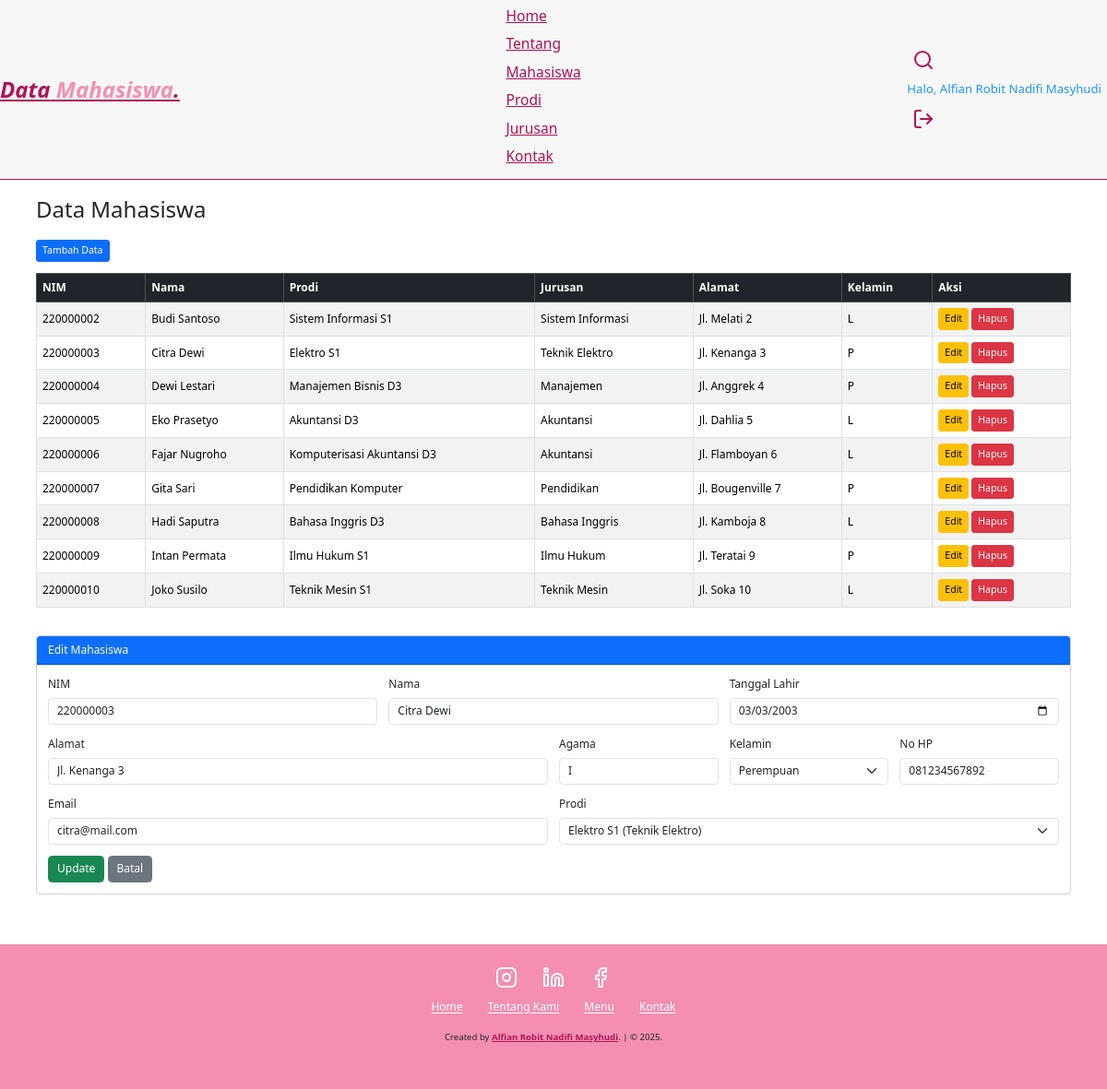
Page /mahasiswa.php?edit=220000003 (signed in) on the committed database.
### tables this page shows
CREATE TABLE `akademik_mahasiswa` (
  `nim` varchar(9) NOT NULL,
  `nama` varchar(50) DEFAULT NULL,
  `tgl_lahir` date DEFAULT NULL,
  `alamat` varchar(150) DEFAULT NULL,
  `agama` varchar(1) DEFAULT NULL,
  `kelamin` varchar(1) DEFAULT NULL,
  `no_hp` varchar(15) DEFAULT NULL,
  `email` varchar(100) DEFAULT NULL,
  `id_prodi` int(2) DEFAULT NULL
);

CREATE TABLE `akademik_prodi` (
  `id_prodi` int(2) NOT NULL,
  `nama_prodi` varchar(40) NOT NULL,
  `id_jurusan` int(2) DEFAULT NULL
);

CREATE TABLE `akademik_jurusan` (
  `id_jurusan` int(2) NOT NULL,
  `nama_jurusan` varchar(100) NOT NULL
);

### mahasiswa.php (the view, shortened to what this page needs)
<?php
include "db.php";
$edit_data = null;
if (isset($_GET['edit'])) {
    $nim = $_GET['edit'];
    $res = $conn->query("SELECT * FROM akademik_mahasiswa WHERE nim='$nim'");
    $edit_data = $res->fetch_assoc();
}
$prodi = $conn->query("SELECT p.id_prodi, p.nama_prodi, j.nama_jurusan FROM akademik_prodi p JOIN akademik_jurusan j ON p.id_jurusan=j.id_jurusan");
$sql = "SELECT m.*, p.nama_prodi, j.nama_jurusan FROM akademik_mahasiswa m
        JOIN akademik_prodi p ON m.id_prodi=p.id_prodi
        JOIN akademik_jurusan j ON p.id_jurusan=j.id_jurusan";
$mahasiswa = $conn->query($sql);
?>
<!DOCTYPE html>
<html lang="en">
<head>
    <link rel="stylesheet" href="style.css">
    <link href="https://cdn.jsdelivr.net/npm/bootstrap@5.3.3/dist/css/bootstrap.min.css" rel="stylesheet">
</head>
<body>
<nav class="navbar">
    <a href="index.php" class="navbar-logo">Data<span> Mahasiswa</span>.</a>
    <div class="navbar-nav">
        <a href="index.php#home">Home</a>
        <a href="index.php#about">Tentang</a>
        <a href="mahasiswa.php">Mahasiswa</a>
        <a href="prodi.php">Prodi</a>
        <a href="jurusan.php">Jurusan</a>
        <a href="index.php#contact">Kontak</a>
    </div>
    <div class="navbar-extra">
        <a href="#" id="Search"><i data-feather="search"></i></a>
        <?php if (isset($_SESSION['userid'])): ?>
            <span class="user-greeting">Halo, <?php echo htmlspecialchars($_SESSION['nama']); ?></span>
            <a href="logout.php" id="logout"><i data-feather="log-out"></i></a>
        <?php endif; ?>
    </div>
</nav>
<div class="container py-4">
    <h2 class="mb-4">Data Mahasiswa</h2>
    <div class="mb-3">
        <a href="mahasiswa.php" class="btn btn-primary btn-sm">Tambah Data</a>
    </div>
    <div class="table-responsive">
    <table class="table table-bordered table-striped align-middle">
        <thead class="table-dark">
            <tr>
                <th>NIM</th><th>Nama</th><th>Prodi</th><th>Jurusan</th><th>Alamat</th><th>Kelamin</th><th>Aksi</th>
            </tr>
        </thead>
        <tbody>
        <?php while ($row = $mahasiswa->fetch_assoc()): ?>
            <tr>
                <td><?= htmlspecialchars($row['nim']) ?></td>
                <td><?= htmlspecialchars($row['nama']) ?></td>
                <td><?= htmlspecialchars($row['nama_prodi']) ?></td>
                <td><?= htmlspecialchars($row['nama_jurusan']) ?></td>
                <td><?= htmlspecialchars($row['alamat']) ?></td>
                <td><?= htmlspecialchars($row['kelamin']) ?></td>
                <td>
                    <a href="mahasiswa.php?edit=<?= $row['nim'] ?>" class="btn btn-warning btn-sm">Edit</a>
                    <a href="mahasiswa.php?hapus=<?= $row['nim'] ?>" class="btn btn-danger btn-sm" onclick="return confirm('Hapus data?')">Hapus</a>
                </td>
            </tr>
        <?php endwhile; ?>
        </tbody>
    </table>
    </div>
    <div class="card mt-4">
        <div class="card-header bg-primary text-white">
            <?= $edit_data ? "Edit" : "Tambah" ?> Mahasiswa
        </div>
        <div class="card-body">
            <form method="post" class="row g-3">
                <div class="col-md-4">
                    <label class="form-label">NIM</label>
                    <input type="text" name="nim" class="form-control" maxlength="9" value="<?= $edit_data['nim'] ?? '' ?>" <?= $edit_data ? 'readonly' : '' ?> required>
                </div>
                <div class="col-md-4">
                    <label class="form-label">Nama</label>
                    <input type="text" name="nama" class="form-control" value="<?= $edit_data['nama'] ?? '' ?>" required>
                </div>
                <div class="col-md-4">
                    <label class="form-label">Tanggal Lahir</label>
                    <input type="date" name="tgl_lahir" class="form-control" value="<?= $edit_data['tgl_lahir'] ?? '' ?>">
                </div>
                <div class="col-md-6">
                    <label class="form-label">Alamat</label>
                    <input type="text" name="alamat" class="form-control" value="<?= $edit_data['alamat'] ?? '' ?>">
                </div>
                <div class="col-md-2">
                    <label class="form-label">Agama</label>
                    <input type="text" name="agama" class="form-control" maxlength="1" value="<?= $edit_data['agama'] ?? '' ?>">
                </div>
                <div class="col-md-2">
                    <label class="form-label">Kelamin</label>
                    <select name="kelamin" class="form-select">
                        <option value="P" <?= (isset($edit_data['kelamin']) && $edit_data['kelamin']=='P') ? 'selected' : '' ?>>Perempuan</option>
                    </select>
                </div>
                <div class="col-md-2">
                    <label class="form-label">No HP</label>
                    <input type="text" name="no_hp" class="form-control" value="<?= $edit_data['no_hp'] ?? '' ?>">
                </div>
                <div class="col-md-6">
                    <label class="form-label">Email</label>
                    <input type="email" name="email" class="form-control" value="<?= $edit_data['email'] ?? '' ?>">
                </div>
                <div class="col-md-6">
                    <label class="form-label">Prodi</label>
                    <select name="id_prodi" class="form-select" required>
                        <?php foreach ($prodi as $p): ?>
                            <option value="<?= $p['id_prodi'] ?>" <?= ($edit_data && $edit_data['id_prodi'] == $p['id_prodi']) ? 'selected' : '' ?>>
                                <?= htmlspecialchars($p['nama_prodi']) ?> (<?= htmlspecialchars($p['nama_jurusan']) ?>)
                            </option>
                        <?php endforeach; ?>
                    </select>
                </div>
                <div class="col-12">
                    <?php if ($edit_data): ?>
                        <button type="submit" name="edit" class="btn btn-success">Update</button>
                        <a href="mahasiswa.php" class="btn btn-secondary">Batal</a>
                    <?php else: ?>
                        <button type="submit" class="btn btn-primary">Tambah</button>
                    <?php endif; ?>
                </div>
            </form>
        </div>
    </div>
</div>
<footer>
    <div class="socials">
        <a href="#"><i data-feather="instagram"></i></a>
        <a href="#"><i data-feather="linkedin"></i></a>
        <a href="#"><i data-feather="facebook"></i></a>
    </div>
    <div class="links">
        <a href="index.php#home">Home</a>
        <a href="index.php#about">Tentang Kami</a>
        <a href="index.php#menu">Menu</a>
        <a href="index.php#contact">Kontak</a>
    </div>
    <div class="credit">
        <p>Created by <a href="">Alfian Robit Nadifi Masyhudi</a>. | &copy; 2025.</p>
    </div>
</footer>
</body>
</html>

### style.css (style rules this page uses)
:root { --primary: #ad1357; --bg: #ffffff; }
* { margin: 0; padding: 0; box-sizing: border-box; outline: none; border: none; text-decoration: none; }
html { scroll-behavior: smooth; }
body { font-family: "Poppins", sans-serif; background-color: var(--bg); color: #ffffff; }
.navbar { display: flex; justify-content: space-between; align-items: center; padding: 1.4rem 7%; background-color: rgba(245, 245, 245, 0.8); border-bottom: 1px solid #ad1357; position: fixed; top: 0; left: 0; right: 0; z-index: 9999; }
.navbar .navbar-logo { font-size: 2rem; font-weight: 700; color: var(--primary); font-style: italic; }
.navbar .navbar-logo span { color: #f48fb1; }
.navbar .navbar-nav a { color: var(--primary); display: inline-block; font-size: 1.3rem; margin: 0 1rem; }
.navbar .navbar-nav a::after { content: ""; display: block; padding-bottom: 0.5rem; border-bottom: 0.1rem solid #f48fb1; transform: scaleX(0); transition: 0.2s linear; }
.navbar .navbar-extra a { color: #ad1357; margin: 0 0.5rem; }
footer { background-color: #f48fb1; text-align: center; padding: 1rem 0 3rem; margin-top: 3rem; }
footer .socials { padding: 1rem 0; }
footer .socials a { color: #fff; margin: 1rem; }
footer .links { margin-bottom: 1.4rem; }
footer .links a { color: #fff; padding: 0.7rem 1rem; }
footer .credit { font-size: 0.8rem; }
footer .credit a { color: #ad1357; font-weight: 700; }
@media (max-width: 1366px) { html { font-size: 75%; } }
.user-greeting { color: #2196f3 !important; margin-right: 0.5rem; font-weight: 500; font-size: 1.1rem; display: flex; align-items: center; height: 40px; }

### rows in the picture
akademik_mahasiswa: nim "220000002", nama "Budi Santoso", id_prodi.nama_prodi "Sistem Informasi S1", akademik_jurusan.nama_jurusan "Sistem Informasi", alamat "Jl. Melati 2", kelamin "L"
akademik_mahasiswa: nim "220000003", nama "Citra Dewi", id_prodi.nama_prodi "Elektro S1", akademik_jurusan.nama_jurusan "Teknik Elektro", alamat "Jl. Kenanga 3", kelamin "P", tgl_lahir "03/03/2003", agama "I", kelamin "Perempuan", no_hp "081234567892", email "citra@mail.com", id_prodi "Elektro S1 (Teknik Elektro)"
akademik_mahasiswa: nim "220000004", nama "Dewi Lestari", id_prodi.nama_prodi "Manajemen Bisnis D3", akademik_jurusan.nama_jurusan "Manajemen", alamat "Jl. Anggrek 4", kelamin "P"
akademik_mahasiswa: nim "220000005", nama "Eko Prasetyo", id_prodi.nama_prodi "Akuntansi D3", akademik_jurusan.nama_jurusan "Akuntansi", alamat "Jl. Dahlia 5", kelamin "L"
akademik_mahasiswa: nim "220000006", nama "Fajar Nugroho", id_prodi.nama_prodi "Komputerisasi Akuntansi D3", akademik_jurusan.nama_jurusan "Akuntansi", alamat "Jl. Flamboyan 6", kelamin "L"
akademik_mahasiswa: nim "220000007", nama "Gita Sari", id_prodi.nama_prodi "Pendidikan Komputer", akademik_jurusan.nama_jurusan "Pendidikan", alamat "Jl. Bougenville 7", kelamin "P"
akademik_mahasiswa: nim "220000008", nama "Hadi Saputra", id_prodi.nama_prodi "Bahasa Inggris D3", akademik_jurusan.nama_jurusan "Bahasa Inggris", alamat "Jl. Kamboja 8", kelamin "L"
akademik_mahasiswa: nim "220000009", nama "Intan Permata", id_prodi.nama_prodi "Ilmu Hukum S1", akademik_jurusan.nama_jurusan "Ilmu Hukum", alamat "Jl. Teratai 9", kelamin "P"
akademik_mahasiswa: nim "220000010", nama "Joko Susilo", id_prodi.nama_prodi "Teknik Mesin S1", akademik_jurusan.nama_jurusan "Teknik Mesin", alamat "Jl. Soka 10", kelamin "L"

### other values in the picture
$_SESSION['nama'] "Alfian Robit Nadifi Masyhudi"
